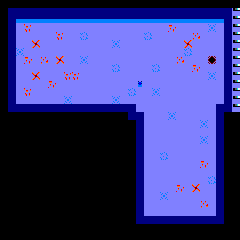

A 2D game scene composited from a Tiled map and its tileset images. What follows is a short description and the map's XML, with every tile layer's data as written:
An orthogonal 30x30 tile map with 8x8 px tiles, 1 tile layer (Tile Layer 1).

<map version="1.2" tiledversion="1.2.0" orientation="orthogonal" renderorder="right-down" width="30" height="30" tilewidth="8" tileheight="8" infinite="0" nextlayerid="2" nextobjectid="1">
 <tileset firstgid="1" source="../Tileset.tsx" />
 <layer id="1" name="Tile Layer 1" width="30" height="30">
  <data encoding="csv">
30,30,30,30,30,30,30,30,30,30,30,30,30,30,30,30,30,30,30,30,30,30,30,30,30,30,30,30,30,30,
30,15,15,15,15,15,15,15,15,15,15,15,15,15,15,15,15,15,15,15,15,15,15,15,15,15,15,15,15,27,
30,15,4,4,4,4,4,4,4,4,4,4,4,4,4,4,4,4,4,4,4,4,4,4,4,4,4,4,15,27,
30,15,17,19,17,17,17,17,17,17,17,17,17,17,17,17,17,17,17,17,17,20,17,17,17,17,24,17,15,27,
30,15,17,17,17,17,17,19,17,17,23,17,17,17,17,17,17,17,23,17,17,17,17,17,22,17,17,17,15,27,
30,15,17,17,18,17,17,17,17,17,17,17,17,17,24,17,17,17,17,17,17,17,17,18,17,17,17,17,15,27,
30,15,24,17,17,17,17,17,17,17,17,17,17,17,17,17,17,17,17,17,17,17,17,23,17,17,17,17,15,27,
30,15,17,20,17,22,17,18,17,17,24,17,17,17,17,17,17,17,17,17,17,17,22,17,17,17,31,17,15,27,
30,15,17,17,17,17,17,17,17,17,17,17,17,17,23,17,17,17,17,23,17,17,17,17,20,17,17,17,15,27,
30,15,17,17,18,17,17,17,19,19,17,17,17,17,17,17,17,17,17,17,17,17,17,17,17,17,24,17,15,27,
30,15,17,17,17,17,20,17,17,17,17,17,17,17,17,17,17,6,17,17,17,17,17,17,17,17,17,17,15,27,
30,15,17,19,17,17,17,17,17,17,17,17,17,17,17,17,23,17,17,24,17,17,17,17,17,17,17,17,15,27,
30,15,17,17,17,17,17,17,24,17,17,17,17,17,24,17,17,17,17,17,17,17,17,17,17,17,17,17,15,27,
30,15,15,15,15,15,15,15,15,15,15,15,15,15,15,15,15,17,17,17,17,17,17,17,17,17,17,15,15,27,
30,30,30,30,30,30,30,30,30,30,30,30,30,30,30,30,15,15,17,17,17,24,17,17,17,17,17,15,30,30,
30,30,30,30,30,30,30,30,30,30,30,30,30,30,30,30,30,15,17,17,17,17,17,17,17,24,17,15,30,30,
30,30,30,30,30,30,30,30,30,30,30,30,30,30,30,30,30,15,17,17,17,17,17,17,17,17,17,15,30,30,
30,30,30,30,30,30,30,30,30,30,30,30,30,30,30,30,30,15,17,17,17,17,17,17,17,24,17,15,30,30,
30,30,30,30,30,30,30,30,30,30,30,30,30,30,30,30,30,15,17,17,17,17,17,17,17,17,17,15,30,30,
30,30,30,30,30,30,30,30,30,30,30,30,30,30,30,30,30,15,17,17,23,17,17,17,17,17,17,15,30,30,
30,30,30,30,30,30,30,30,30,30,30,30,30,30,30,30,30,15,17,17,17,17,17,17,17,20,17,15,30,30,
30,30,30,30,30,30,30,30,30,30,30,30,30,30,30,30,30,15,17,17,17,17,17,17,17,17,17,15,30,30,
30,30,30,30,30,30,30,30,30,30,30,30,30,30,30,30,30,15,17,17,17,17,17,17,17,17,23,15,30,30,
30,30,30,30,30,30,30,30,30,30,30,30,30,30,30,30,30,15,17,17,17,17,20,17,18,17,17,15,30,30,
30,30,30,30,30,30,30,30,30,30,30,30,30,30,30,30,30,15,17,17,24,17,17,17,17,17,17,15,30,30,
30,30,30,30,30,30,30,30,30,30,30,30,30,30,30,30,30,15,17,17,17,17,17,17,17,22,17,15,30,30,
30,30,30,30,30,30,30,30,30,30,30,30,30,30,30,30,30,15,17,17,17,17,17,17,17,17,17,15,30,30,
30,30,30,30,30,30,30,30,30,30,30,30,30,30,30,30,30,15,15,15,15,15,15,15,15,15,15,15,30,30,
30,30,30,30,30,30,30,30,30,30,30,30,30,30,30,30,30,30,30,30,30,30,30,30,30,30,30,30,30,30,
30,30,30,30,30,30,30,30,30,30,30,30,30,30,30,30,30,30,30,30,30,30,30,30,30,30,30,30,30,30
</data>
 </layer>
</map>
